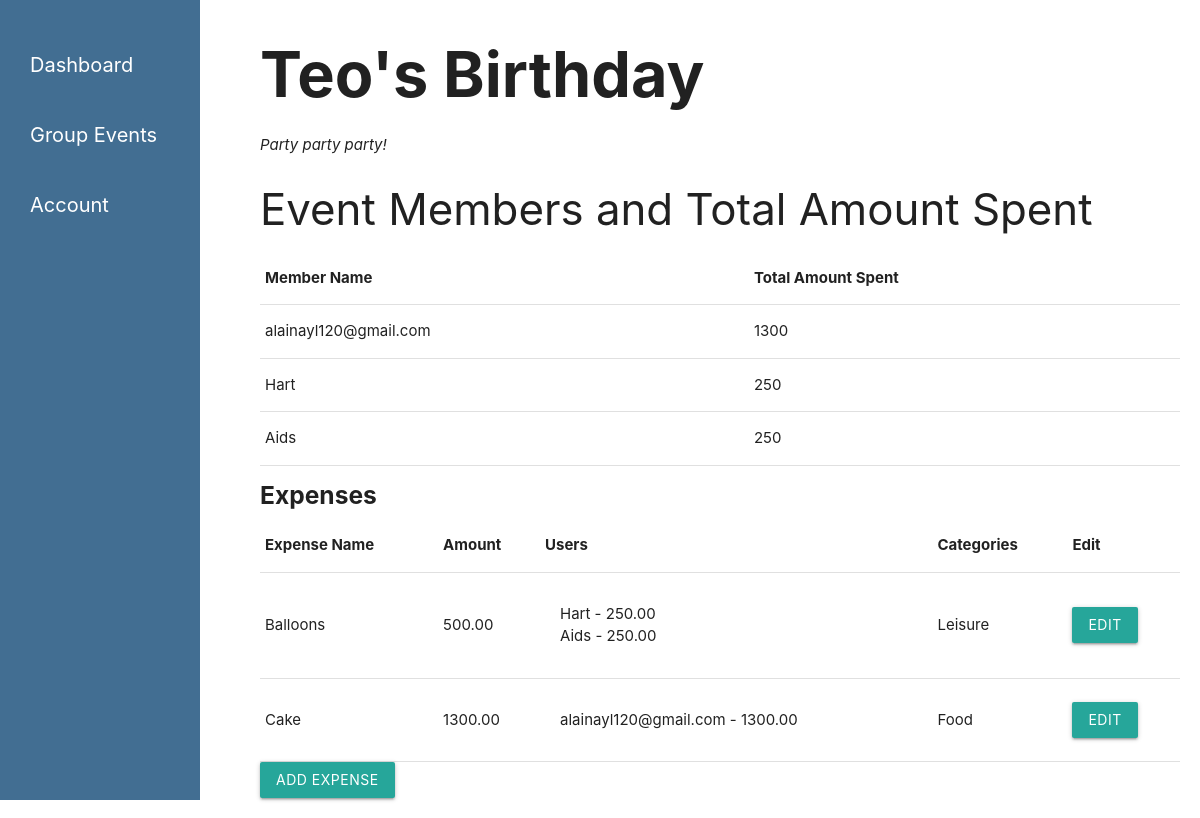
The app's page /kada_shboard/eac36c83-b51c-4d1c-aafc-24fe9f3e3ce4/detail (signed in) with its own data.
### finance_trackker/models.py (models this page shows, shortened)
class Event(models.Model):
    name = models.CharField(max_length=100)
    description = models.TextField()
    date_created = models.DateTimeField(auto_now_add=True)
    members = models.ManyToManyField(User, through='Membership')
    admins = models.ManyToManyField(User, related_name='event_admins', blank=True)
    slug = models.SlugField(unique=True, default=uuid.uuid4)  # Add a default value for the slug

class Expense(models.Model):
    name = models.CharField(max_length=50)
    event = models.ForeignKey(Event, on_delete=models.CASCADE)
    category = models.ForeignKey(Category, on_delete=models.CASCADE, null=True, blank=True)
    amount = models.DecimalField(max_digits=10, decimal_places=2)
    date_purchased = models.DateTimeField(auto_now_add=True)
    PORTION_CHOICES = [
        ('amount', 'Amount'),
        ('percentage', 'Percentage'),
    ]
    portion_type = models.CharField(
        max_length=10,
        choices=PORTION_CHOICES,
        default='amount',
    )

class ExpensePayment(models.Model):
    class PaymentType(models.TextChoices):
        AMOUNT = 'amount', 'Amount'
        PERCENTAGE = 'percentage', 'Percentage'
    user = models.ForeignKey(User, on_delete=models.CASCADE)
    expense = models.ForeignKey(Expense, on_delete=models.CASCADE)
    portion_type = models.CharField(
        max_length=10,
        choices=PaymentType.choices,
        default=PaymentType.AMOUNT,
    )
    portion = models.DecimalField(
        max_digits=6,
        decimal_places=2,
        blank=True,
        null=True,
        help_text="Enter either an amount or a percentage.",
    )
    calculated_portion = models.DecimalField(
        max_digits=6,
        decimal_places=2,
        blank=True,
        null=True,
        help_text="The calculated amount each user has to pay.",
    )

class Category(models.Model):
    name = models.CharField(max_length=50)

### finance_trackker/views.py (the view)
# urls.py: path("kada_shboard/<slug:event_slug>/detail", views.event_detail, name="event_detail"),
@login_required
def event_detail(request, event_slug):
    event = get_object_or_404(Event, slug=event_slug)
    expense_list = Expense.objects.filter(event=event)
    members = event.members.all()
    event_members = {}
    for member in members:
        total_amount_spent = ExpensePayment.objects.filter(user=member, expense__event=event).aggregate(Sum('portion'))
        event_members[member.username] = total_amount_spent['portion__sum']
    if request.method == 'POST':
        expense_formset = ExpenseFormSet(request.POST, queryset=expense_list)
        if expense_formset.is_valid():
            expense_formset.save()
            messages.success(request, 'Expense-related edits were saved successfully.')
            return redirect('event_detail', event_slug=event.slug)
    else:
        expense_formset = ExpenseFormSet(queryset=expense_list)
    context = {
        'event': event,
        'expense_list': expense_list,
        'expense_formset': expense_formset,
        'event_members': event_members,
    }
    return render(request, 'personal_dashboard/event_detail.html', context)

### finance_trackker/templates/personal_dashboard/event_detail.html (shortened to what this page needs)
<!DOCTYPE html>
<head>
</head>
{% extends 'base.html' %}
{% block content %}
  <h1>{{ event.name }}</h1>
  <p> <i>{{ event.description }}</i></p>
    <h3>Event Members and Total Amount Spent</h3>
  <table>
    <thead>
      <tr>
        <th>Member Name</th>
        <th>Total Amount Spent</th>
      </tr>
    </thead>
    <tbody>
      {% for member, total_amount_spent in event_members.items %}
        <tr>
          <td>{{ member }}</td>
          <td>{{ total_amount_spent }}</td>
        </tr>
      {% endfor %}
    </tbody>
  </table>
  <h5><b>Expenses</b></h5>
    {% if expense_list %}
        <table>
            <thead>
                <tr>
                    <th>Expense Name</th>
                    <th>Amount</th>
                    <th>Users</th>
                    <th>Categories</th>
                    <th>Edit</th>
                </tr>
            </thead>
            <tbody>
                {% for expense in expense_list %}
                    <tr>
                        <td>{{ expense.name }}</td>
                        <td>{{ expense.amount }}</td>
                        <td>
                            <ul>
                              {% for payment in expense.expensepayment_set.all %}
                                <li>{{ payment.user.username }} - {{ payment.portion }}</li>
                              {% endfor %}
                            </ul>
                        </td>
                        <td>
                            {{ expense.category.name }}
                        </td>
                        <td>
                            <a href="{% url 'edit_expense' event_slug=event.slug expense_id=expense.id %}" class="btn">Edit</a>
                        </td>
                    </tr>
                {% endfor %}
            </tbody>
        </table>
    {% else %}
        <p>There are currently no related expenses. <a href="{% url 'create_expense' event_slug=event.slug %}">Click here to begin adding</a></p>
    {% endif %}
    <a href="{% url 'create_expense' event_slug=event.slug %}" class="btn">Add Expense</a>
{% endblock %}

### finance_trackker/templates/personal_dashboard/event_detail.html (style rules this page uses)
li { margin-left: 15px; }

### finance_trackker/templates/base.html (style rules this page uses)
h1 { font-weight: bold; margin-top: 20px; }

### records on screen
Event: name "Teo's Birthday", description "Party party party!"
Expense: name "Balloons", amount "500.00", category.name "Leisure"
ExpensePayment: user.username "Hart", portion "250.00"
ExpensePayment: user.username "Aids", portion "250.00"
Expense: name "Cake", amount "1300.00", category.name "Food"
ExpensePayment: user.username "alainayl120@gmail.com", portion "1300.00"

### other values on screen
{{ member }} "alainayl120@gmail.com" "Hart" "Aids"
{{ total_amount_spent }} "1300" "250" "250"
